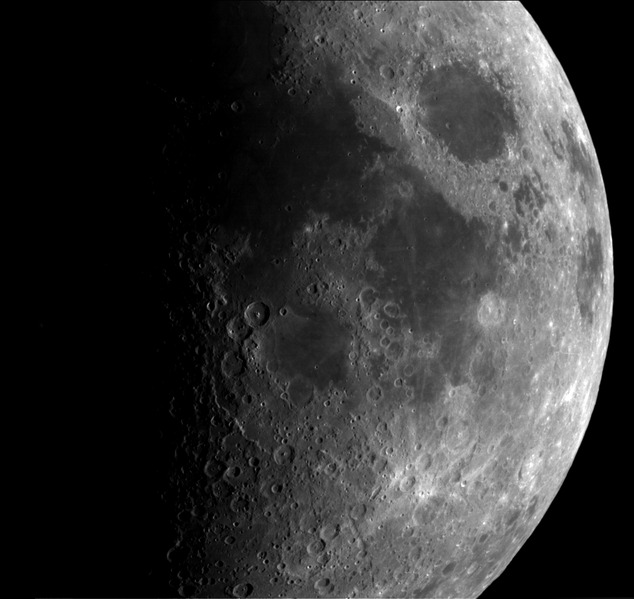
#> input picture Assignments/Assignment_5/input/moon.jpg, 634 x 599 px, found by its file name
$ jupyter execute Assignment_5.ipynb   (older library calls are emulated)
#> lines starting #> are read from the running program, lines starting #| are printed output that depends on the picture
# ASSIGNMENT 5

### ANWESHA PAUL <br> MDS202213

[cell 1]
# Import necessary libraries
import numpy as np
import cv2
import matplotlib.pyplot as plt
import time
from scipy.signal import convolve2d

# 1.

[cell 2]
img = cv2.imread("moon.jpg", 0)
#> img is the input picture: shape (599, 634); min 0, max 255, mean 51.7

[cell 3]
# Define a 9x9 box filter
box_filter = np.ones((9, 9)) / (9 * 9)

# Apply the box filter to the image
filtered_img = cv2.filter2D(img, -1, box_filter)
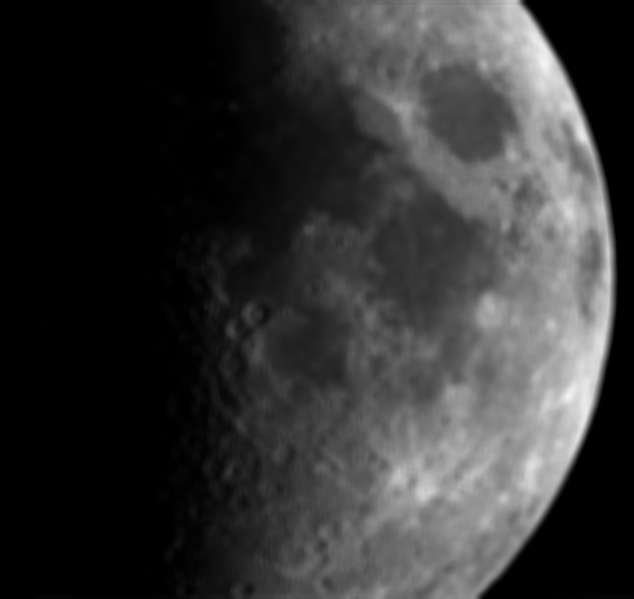
#> filtered_img: shape (599, 634); min 0, max 244, mean 51.7

# Display original and filtered images side by side
fig, axes = plt.subplots(1, 2, figsize=(10, 5))

# Plot original image
axes[0].imshow(img, cmap="gray")
axes[0].set_title("Original Image")
axes[0].axis('off')

# Plot filtered image
axes[1].imshow(filtered_img, cmap="gray")
axes[1].set_title("Box Filter (9x9)")
axes[1].axis('off')

# Show the plot
plt.show()
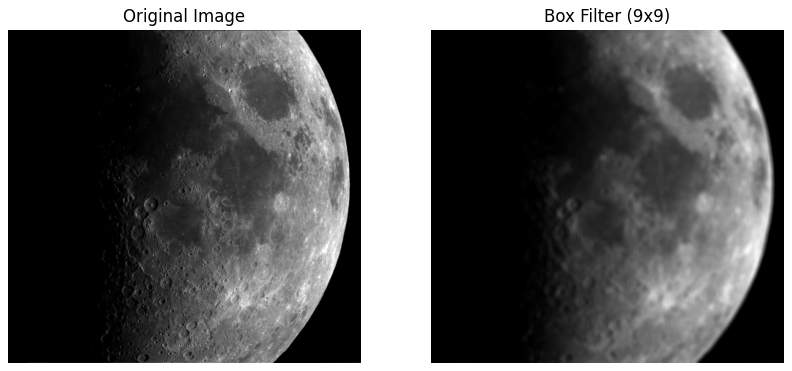
#> figure drawn by matplotlib, 2 panels

**CONCLUSION**: The application of a box filter tends to smooth and blur images, a process that commonly aids in noise reduction. However, an observable outcome of this smoothing is a reduction in edge clarity.

[cell 4]
# Generate a 5x1 Gaussian kernel with standard deviation of 10
gaussian_kernel = cv2.getGaussianKernel(5, 10)

# Create a 5x5 Gaussian filter by multiplying the kernel with its transpose
gaussian_filter = np.outer(gaussian_kernel, gaussian_kernel.T)

# Apply the Gaussian filter to the image
gauss_img = cv2.filter2D(img, -1, gaussian_filter)

# Display original and filtered images side by side
fig, axes = plt.subplots(1, 2, figsize=(10, 5))

# Plot original image
axes[0].imshow(img, cmap="gray")
axes[0].set_title("Original Image")
axes[0].axis('off')

# Plot filtered image
axes[1].imshow(gauss_img, cmap="gray")
axes[1].set_title("Gaussian Filter")
axes[1].axis('off')

# Show the plot
plt.show()

**CONCLUSION**: The Gaussian filter, like the box filter, is employed to blur images. However, it achieves this blurring effect more uniformly compared to the box filter. This means that the blurring introduced by the Gaussian filter is distributed more evenly across the image, resulting in a smoother and more natural appearance.

[cell 5]
# Define the Laplacian filter
laplacian_filter = np.array([[0, 1, 0], [1, -4, 1], [0, 1, 0]])

# Apply the Laplacian filter to the image
lap_img = cv2.filter2D(img, -1, laplacian_filter)
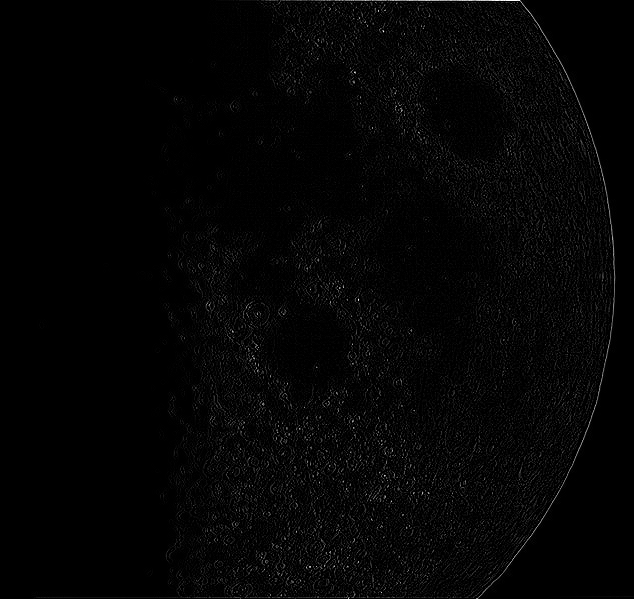
#> lap_img: shape (599, 634); min 0, max 255, mean 4.7

# Subtract Laplacian filtered image from the original image
res_img = cv2.subtract(img, lap_img)

# Display original, Laplacian filtered, and resultant images
fig, axes = plt.subplots(1, 3, figsize=(15, 5))

# Plot original image
axes[0].imshow(img, cmap="gray")
axes[0].set_title("Original Image")
axes[0].axis('off')

# Plot Laplacian filtered image
axes[1].imshow(lap_img, cmap="gray")
axes[1].set_title("Laplacian Filtered Image")
axes[1].axis('off')

# Plot resultant image
axes[2].imshow(res_img, cmap="gray")
axes[2].set_title("Enhanced Image (Original - Laplacian)")
axes[2].axis('off')

# Show the plot
plt.show()
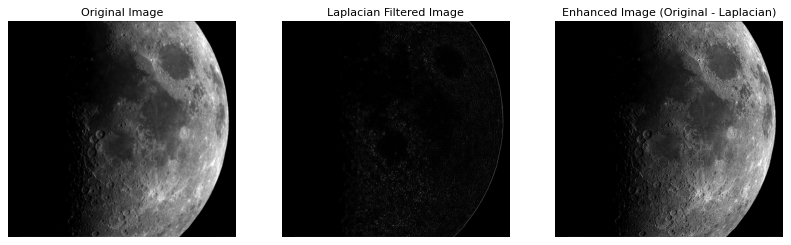
#> figure drawn by matplotlib, 3 panels

**CONCLUSION**: The Laplacian filter is a valuable tool for edge detection in images. By appropriately combining the filtered image with the original using an addition operation (with a coefficient of -1, owing to the negative center kernel), edges are effectively enhanced.

[cell 6]
# Define Sobel filters in x and y directions
sobel_x = cv2.flip(np.array([[-1, 0, 1], [-2, 0, 2], [-1, 0, 1]]), -1)
sobel_y = cv2.flip(np.array([[-1, -2, -1], [0, 0, 0], [1, 2, 1]]), -1)

# Apply Sobel filters to the image
sobel_x_img = cv2.filter2D(img, -1, sobel_x)
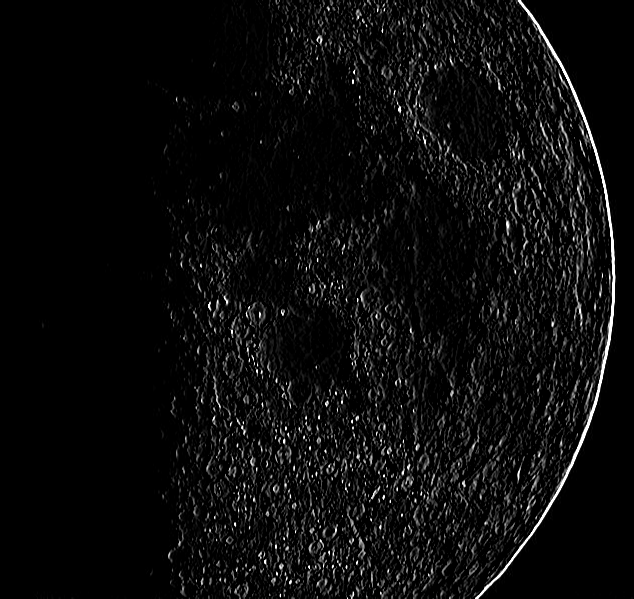
#> sobel_x_img: shape (599, 634); min 0, max 255, mean 11.8
sobel_y_img = cv2.filter2D(img, -1, sobel_y)
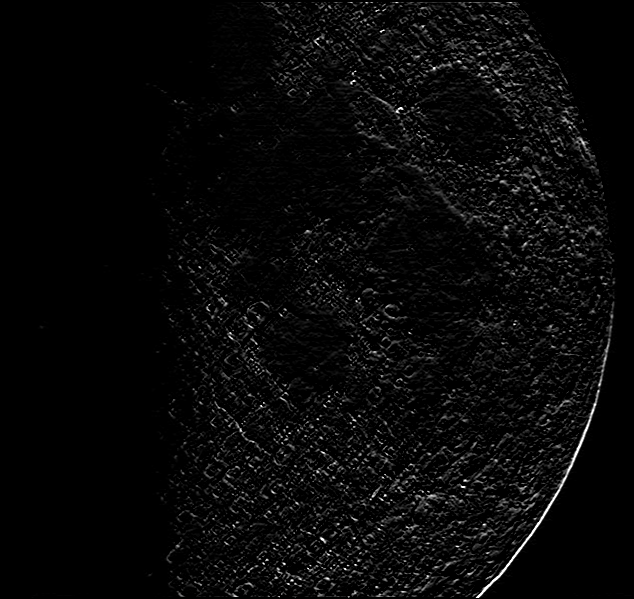
#> sobel_y_img: shape (599, 634); min 0, max 255, mean 8.4

# Display original, Sobel filtered in x-direction, and Sobel filtered in y-direction images
fig, axes = plt.subplots(1, 3, figsize=(15, 5))

# Plot original image
axes[0].imshow(img, cmap="gray")
axes[0].set_title("Original")

# Plot Sobel filtered image in x-direction
axes[1].imshow(sobel_x_img, cmap="gray")
axes[1].set_title("Sobel X")

# Plot Sobel filtered image in y-direction
axes[2].imshow(sobel_y_img, cmap="gray")
axes[2].set_title("Sobel Y")

# Hide axis for all subplots
for ax in axes: ax.axis('off')

# Show the plot
plt.show()

**CONCLUSION**: Utilizing the Sobel filter effectively enhances edge detection. Its application in the X-direction emphasizes horizontal edges, while in the Y-direction, it emphasizes vertical edges.

# 2.

[cell 7]
# Function to create an image of size 100x100 with a white rectangle at the center
def create_rectangle_image(length, breadth):

    img = np.zeros((100, 100), dtype=np.uint8)
    M, N = img.shape
    c_row = M // 2
    c_col = N // 2
    rec_m, rec_n = length, breadth

    # Creating rectangle in the middle
    img[(c_row - (rec_m // 2)): (c_row + (rec_m // 2)),
    (c_col - (rec_n // 2)): (c_col + (rec_n // 2))] = 255

    return img

# Function to plot the spectrum of an image with a white rectangle at the center
def plot_spectrum(length, breadth):

    img = create_rectangle_image(length, breadth)
    dft = cv2.dft(np.float32(img), flags=cv2.DFT_COMPLEX_OUTPUT)
    dft_shift = np.fft.fftshift(dft)

    magnitude_spectrum, phase_spectrum = cv2.cartToPolar(dft_shift[:, :, 0], dft_shift[:, :, 1])

    magnitude_spectrum = 20 * np.log(1 + magnitude_spectrum)
    power_spectrum = np.power(magnitude_spectrum, 2)

    fig = plt.figure(figsize=(14, 4))

    # Plotting the original image
    ax1 = fig.add_subplot(1, 4, 1)
    ax1.imshow(img, cmap="gray")
    ax1.set_title("Image")
    ax1.axis('off')

    # Plotting the magnitude spectrum
    ax2 = fig.add_subplot(1, 4, 2)
    ax2.imshow(magnitude_spectrum, cmap="gray")
    ax2.set_title("Magnitude Spectrum")
    ax2.axis('off')

    # Plotting the phase spectrum
    ax3 = fig.add_subplot(1, 4, 3)
    ax3.imshow(phase_spectrum, cmap="gray")
    ax3.set_title("Phase Spectrum")
    ax3.axis('off')

    # Plotting the power spectrum
    ax4 = fig.add_subplot(1, 4, 4)
    ax4.imshow(power_spectrum, cmap="gray")
    ax4.set_title("Power Spectrum")
    ax4.axis('off')

    plt.tight_layout()
    plt.show()

[cell 8]
# Getting input for rectangle dimensions
length = int(input("Enter the length of the rectangle: "))
#> the answer given: 3
breadth = int(input("Enter the breadth of the rectangle: "))
#> the answer given: 3

print(f"Creating an image with a white rectangle at the center of size {length}x{breadth}")

# Plotting the spectrum
plot_spectrum(length, breadth)
#> in plot_spectrum, `plt.show()`:
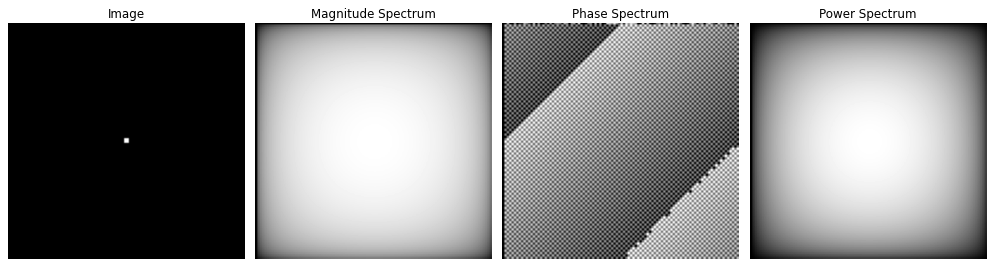
#> figure drawn by matplotlib, 4 panels

[cell 9]
# Getting input for rectangle dimensions
length = int(input("Enter the length of the rectangle: "))
#> the answer given: 3
breadth = int(input("Enter the breadth of the rectangle: "))
#> the answer given: 3

print(f"Creating an image with a white rectangle at the center of size {length}x{breadth}")

# Plotting the spectrum
plot_spectrum(length, breadth)

[cell 10]
# Getting input for rectangle dimensions
length = int(input("Enter the length of the rectangle: "))
#> the answer given: 3
breadth = int(input("Enter the breadth of the rectangle: "))
#> the answer given: 3

print(f"Creating an image with a white rectangle at the center of size {length}x{breadth}")

# Plotting the spectrum
plot_spectrum(length, breadth)

$ run again, with Assignments/Assignment_1/input_images/CinqueTerre.jpg copied over Assignments/Assignment_5/input/moon.jpg
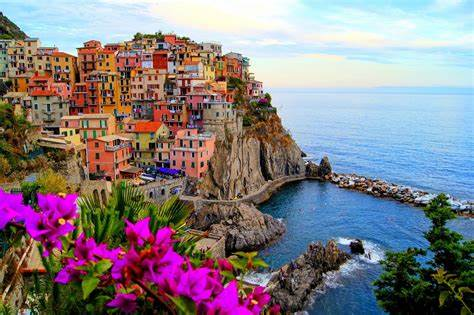
#> input picture Assignments/Assignment_1/input_images/CinqueTerre.jpg, 474 x 315 px, found by its file name
#> `res_img = cv2.subtract(img, lap_img)`:
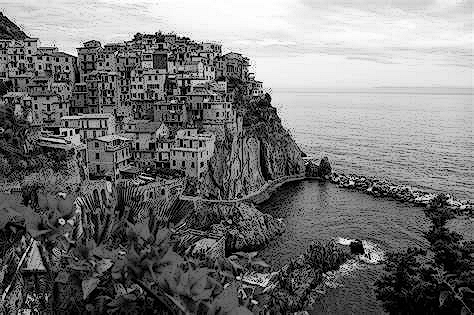
#> res_img: shape (315, 474); min 0, max 255, mean 117.4
#> `sobel_y_img = cv2.filter2D(img, -1, sobel_y)`:
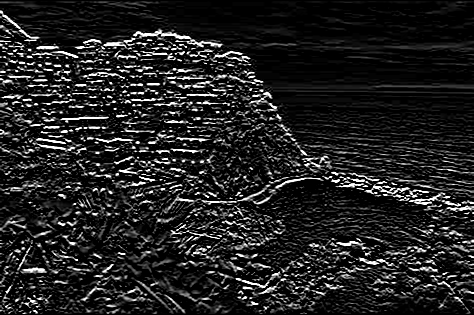
#> sobel_y_img: shape (315, 474); min 0, max 255, mean 34.2
